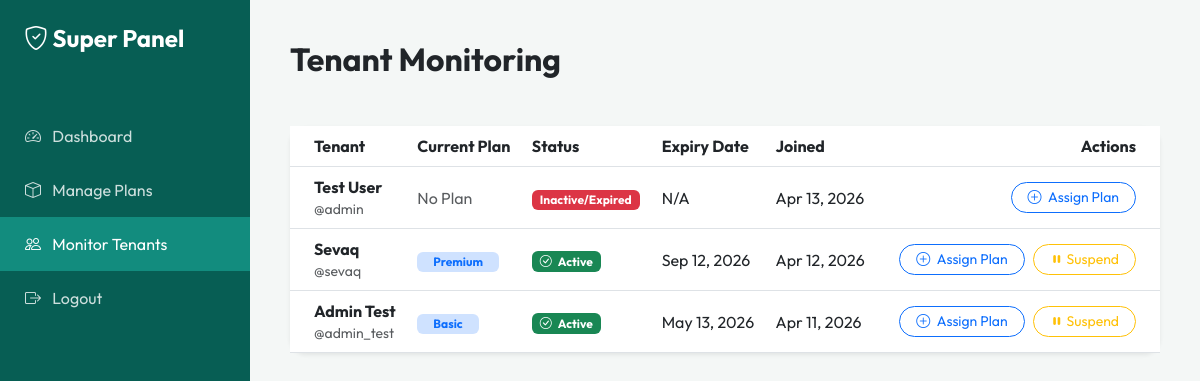
/admin/superadmin/tenants.php (signed in), run on the app's committed database.
### tables this page shows
CREATE TABLE `users` (
  `id` int(11) NOT NULL AUTO_INCREMENT,
  `username` varchar(50) NOT NULL,
  `password` varchar(255) NOT NULL,
  `role` enum('admin','staff','superadmin') DEFAULT 'admin',
  `tenant_id` int(11) DEFAULT NULL,
  `full_name` varchar(100) DEFAULT NULL,
  `created_at` timestamp NOT NULL DEFAULT current_timestamp(),
  PRIMARY KEY (`id`),
  UNIQUE KEY `username` (`username`)
);

CREATE TABLE `subscriptions` (
  `id` int(11) NOT NULL AUTO_INCREMENT,
  `tenant_id` int(11) NOT NULL,
  `plan_id` int(11) NOT NULL,
  `start_date` date NOT NULL,
  `end_date` date NOT NULL,
  `status` enum('active','expired','pending','suspended') DEFAULT 'active',
  `is_trial` tinyint(1) DEFAULT 0,
  `created_at` timestamp NOT NULL DEFAULT current_timestamp(),
  PRIMARY KEY (`id`),
  KEY `tenant_id` (`tenant_id`),
  KEY `plan_id` (`plan_id`),
  CONSTRAINT `subscriptions_ibfk_1` FOREIGN KEY (`tenant_id`) REFERENCES `users` (`id`) ON DELETE CASCADE,
  CONSTRAINT `subscriptions_ibfk_2` FOREIGN KEY (`plan_id`) REFERENCES `plans` (`id`)
);

CREATE TABLE `plans` (
  `id` int(11) NOT NULL AUTO_INCREMENT,
  `name` varchar(50) NOT NULL,
  `max_sessions` int(11) NOT NULL,
  `max_staff` int(11) NOT NULL,
  `price` decimal(10,2) NOT NULL,
  `duration_days` int(11) NOT NULL,
  `created_at` timestamp NOT NULL DEFAULT current_timestamp(),
  PRIMARY KEY (`id`)
);

### admin/superadmin/tenants.php (the view, shortened to what this page needs)
<?php
require_once '../../config/config.php';
$sql = "SELECT u.id, u.username, u.full_name, u.created_at,
               p.name as plan_name, s.status as sub_status, s.end_date
        FROM users u
        LEFT JOIN subscriptions s ON u.id = s.tenant_id AND s.status = 'active'
        LEFT JOIN plans p ON s.plan_id = p.id
        WHERE u.role = 'admin'
        ORDER BY u.created_at DESC";
$tenants = $conn->query($sql);
?>
<!DOCTYPE html>
<html lang="en">
<head>
    <link href="https://cdn.jsdelivr.net/npm/bootstrap@5.3.0/dist/css/bootstrap.min.css" rel="stylesheet">
    <link rel="stylesheet" href="https://cdn.jsdelivr.net/npm/bootstrap-icons@1.11.1/font/bootstrap-icons.css">
</head>
<body>
<div class="sidebar">
    <div class="p-4"><h4 class="fw-bold"><i class="bi bi-shield-check"></i> Super Panel</h4></div>
    <nav class="nav flex-column mt-4">
        <a class="nav-link" href="dashboard.php"><i class="bi bi-speedometer2 me-2"></i> Dashboard</a>
        <a class="nav-link" href="plans.php"><i class="bi bi-box me-2"></i> Manage Plans</a>
        <a class="nav-link active" href="tenants.php"><i class="bi bi-people me-2"></i> Monitor Tenants</a>
        <a class="nav-link" href="../../api/logout.php"><i class="bi bi-box-arrow-right me-2"></i> Logout</a>
    </nav>
</div>
<div class="main-content">
    <h2 class="fw-bold mb-5">Tenant Monitoring</h2>
    <div class="card shadow-sm border-0 rounded-4">
        <div class="card-body p-0">
            <div class="table-responsive">
                <table class="table table-hover align-middle mb-0">
                    <thead class="bg-light">
                        <tr>
                            <th class="ps-4">Tenant</th>
                            <th>Current Plan</th>
                            <th>Status</th>
                            <th>Expiry Date</th>
                            <th>Joined</th>
                            <th class="text-end pe-4">Actions</th>
                        </tr>
                    </thead>
                    <tbody>
                        <?php while($t = $tenants->fetch_assoc()): ?>
                        <tr>
                            <td class="ps-4">
                                <div class="fw-bold"><?php echo $t['full_name']; ?></div>
                                <div class="text-muted small">@<?php echo $t['username']; ?></div>
                            </td>
                            <td>
                                <?php if($t['plan_name']): ?>
                                    <span class="badge bg-primary-subtle text-primary px-3"><?php echo $t['plan_name']; ?></span>
                                <?php else: ?>
                                    <span class="text-muted">No Plan</span>
                                <?php endif; ?>
                            </td>
                            <td>
                                <?php if($t['sub_status'] === 'active'): ?>
                                    <span class="badge bg-success px-2"><i class="bi bi-check-circle me-1"></i> Active</span>
                                <?php elseif($t['sub_status'] === 'suspended'): ?>
                                    <span class="badge bg-warning text-dark px-2"><i class="bi bi-pause-circle me-1"></i> Suspended</span>
                                <?php else: ?>
                                    <span class="badge bg-danger px-2">Inactive/Expired</span>
                                <?php endif; ?>
                            </td>
                            <td>
                                <?php echo $t['end_date'] ? date('M d, Y', strtotime($t['end_date'])) : 'N/A'; ?>
                            </td>
                            <td><?php echo date('M d, Y', strtotime($t['created_at'])); ?></td>
                            <td class="text-end pe-4">
                                <div class="btn-group">
                                    <button class="btn btn-outline-primary btn-sm rounded-pill px-3"
                                            data-bs-toggle="modal"
                                            data-bs-target="#subModal"
                                            data-id="<?php echo $t['id']; ?>"
                                            data-name="<?php echo $t['full_name']; ?>">
                                        <i class="bi bi-plus-circle me-1"></i> Assign Plan
                                    </button>
                                    <?php if($t['sub_status'] === 'active'): ?>
                                        <form method="POST" style="display:inline" class="ms-2">
                                            <button class="btn btn-outline-warning btn-sm rounded-pill px-3"><i class="bi bi-pause-fill"></i> Suspend</button>
                                        </form>
                                    <?php endif; ?>
                                </div>
                            </td>
                        </tr>
                        <?php endwhile; ?>
                    </tbody>
                </table>
            </div>
        </div>
    </div>
</div>
</body>
</html>

### admin/superadmin/tenants.php (style rules this page uses)
:root { --primary: #25D366; --dark: #075E54; }
body { font-family: 'Outfit', sans-serif; background: #f4f7f6; }
.sidebar { height: 100vh; background: var(--dark); color: white; position: fixed; width: 250px; }
.sidebar .nav-link { color: rgba(255,255,255,0.8); padding: 15px 25px; }
.sidebar .nav-link.active { background: #128C7E; color: white; }
.main-content { margin-left: 250px; padding: 40px; }

### data on the page
users: full_name "Test User", username "admin", shows "No Plan", shows "Inactive/Expired", shows "N/A", created_at "Apr 13, 2026"
subscriptions: tenant.full_name "Sevaq", tenant.username "sevaq", plan.name "Premium", status "active" (drawn), end_date "Sep 12, 2026", tenant.created_at "Apr 12, 2026"
subscriptions: tenant.full_name "Admin Test", tenant.username "admin_test", plan.name "Basic", status "active" (drawn), end_date "May 13, 2026", tenant.created_at "Apr 11, 2026"
